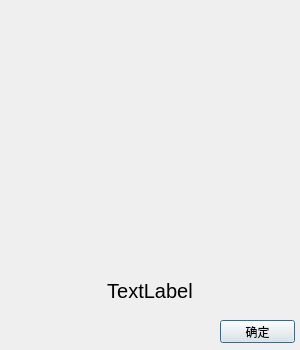
<?xml version="1.0" encoding="UTF-8"?>
<ui version="4.0">
 <class>Reporter</class>
 <widget class="QDialog" name="Reporter">
  <property name="geometry">
   <rect>
    <x>0</x>
    <y>0</y>
    <width>300</width>
    <height>350</height>
   </rect>
  </property>
  <property name="windowTitle">
   <string>报告</string>
  </property>
  <widget class="QPushButton" name="confirm">
   <property name="geometry">
    <rect>
     <x>220</x>
     <y>320</y>
     <width>75</width>
     <height>23</height>
    </rect>
   </property>
   <property name="font">
    <font>
     <pointsize>9</pointsize>
    </font>
   </property>
   <property name="text">
    <string>确定</string>
   </property>
  </widget>
  <widget class="QLabel" name="info">
   <property name="geometry">
    <rect>
     <x>0</x>
     <y>260</y>
     <width>300</width>
     <height>61</height>
    </rect>
   </property>
   <property name="font">
    <font>
     <pointsize>15</pointsize>
    </font>
   </property>
   <property name="text">
    <string>TextLabel</string>
   </property>
   <property name="alignment">
    <set>Qt::AlignCenter</set>
   </property>
   <property name="wordWrap">
    <bool>true</bool>
   </property>
  </widget>
  <widget class="QLabel" name="image">
   <property name="geometry">
    <rect>
     <x>0</x>
     <y>0</y>
     <width>300</width>
     <height>260</height>
    </rect>
   </property>
   <property name="text">
    <string/>
   </property>
  </widget>
 </widget>
 <resources/>
 <connections>
  <connection>
   <sender>confirm</sender>
   <signal>clicked()</signal>
   <receiver>Reporter</receiver>
   <slot>accept()</slot>
   <hints>
    <hint type="sourcelabel">
     <x>197</x>
     <y>261</y>
    </hint>
    <hint type="destinationlabel">
     <x>199</x>
     <y>149</y>
    </hint>
   </hints>
  </connection>
 </connections>
</ui>
